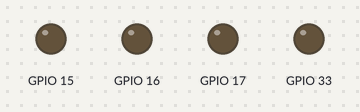
A program run on a simulated ESP32-S2. Parts: output pins drawn as LEDs (lit = HIGH). WiFi joins after 1.5 s; servers stay silent unless stated; what the program prints to the serial monitor is not drawn.

Above: at 0.1 s.
At 2.1 s:
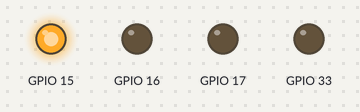
At 4.1 s:
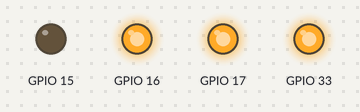
Timing chart, 0 to 5.6 s (numbered marks = the images above):
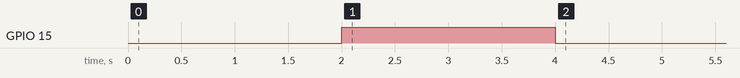

The program:

main.cpp
```cpp
#include <Arduino.h>

#include <WiFi.h>
#include <WiFiManager.h> // https://github.com/tzapu/WiFiManager
#include <WebServer.h>

// Web server instance that processes the web requests
int count = 0;
std::unique_ptr<WebServer> server;
String greatWebInterface = "https://raw.githubusercontent.com/macsnoeren/internet-of-things/master/wemos-web-ui-leaner/demo-leaner.html";

// Setup of the WifiManager
void setupWifiManager () {
  WiFiManager wifiManager;
  //wifiManager.resetSettings(); // When you need to reset the Wifi settings.
  wifiManager.autoConnect();  // Auto generated name ESP + ChipID
  Serial.println("Connected with Wi-Fi!");
}

void setPin (bool on) {
    digitalWrite(GPIO_NUM_15, (on ? HIGH : LOW));
}

void outdoorLight(bool on) {
  digitalWrite(GPIO_NUM_16, (on ? LOW : HIGH));
}

// Callback method for the web server to handle when the resource is not found
void handleNotFound() {
  server->send(404, "text/plain", "File not found");
}

// Setup of the web server ESP8266WebServer
void setupWebServer () {
  server.reset(new WebServer(WiFi.localIP(), 80));

  // Handle the root of the web server => return spin-off website here!
  // Load scripts and css to be used in the header, like bootstrap and jquery.
  // For cyber security purposes, use the integrity checker of the browser.
  // Load the external documents from the external web server by using a ajax call (using demo.html).
  // when the document is loaded. See the script tag.
  //"<script>var ip = \"" + WiFi.localIP().toString() + "\"; $(document).ready(function(){  $(\"#page\").load(\"https://vmacman.jmnl.nl/wemos/demo.html\"); });</script>"
  server->on("/", []() {
    server->send(200, "text/html",
		 "<!DOCTYPE html lang=\"en\">"
		 "<html>"
		 "<head>"
		 "<meta charset=\"utf-8\">"
		 "<meta name=\"viewport\" content=\"width=device-width, initial-scale=1, shrink-to-fit=no\">"
		 "<script src=\"http://code.jquery.com/jquery-1.11.1.min.js\"></script>"
     "<script>var ip = \"" + WiFi.localIP().toString() + "\";</script>"
		 "</head>"
		 "<body>\n"
		 "<div id=\"page\">Loading your great web user interface, please wait ...</div>\n"
     "<script>$(document).ready(function(){  $(\"#page\").load(\"" + greatWebInterface + "\"); });</script>"
		 "</body>"
		 "</html>");
    });

    // When the website want to have some Wemos action, it can do this using the /action page
    // Get parameters of the request to perform the required action of the user.
    // This method is an example to do this
    server->on("/action", []() {
        String message = "Create some action here...\n\n";
        message += "URI: ";
        message += server->uri();
        message += "\nMethod: ";
        message += (server->method() == HTTP_GET) ? "GET" : "POST";
        message += "\nArguments: ";
        message += server->args();
        message += "\n";
        int lightId = 0;
        boolean value = 0;
        for (uint8_t i = 0; i < server->args(); i++) {
            message += " " + server->argName(i) + ": " + server->arg(i) + "\n";
            if ( server->argName(i) == "light" ) {
              lightId = server->arg(i).toInt();
            }
            if ( server->argName(i) == "value" ) {
              value = (server->arg(i) == "on" ? true : false);
            }
        }
        server->send(200, "text/plain", message);

        if ( lightId == 1 ) {
          outdoorLight(value);
        }

    });

  // Handle resources that are not found.
  server->onNotFound(handleNotFound);

  server->begin();

  Serial.println("HTTP server started.");
  Serial.println(WiFi.localIP());
}

void setup() {
  Serial.begin(9600);
  Serial.print("Zwembad Controller 1.0\n");

  // Onboard blue led
  gpio_set_direction(GPIO_NUM_15, GPIO_MODE_OUTPUT);
  setPin(false);
  delay(2000);
  setPin(true);
  delay(2000);
  setPin(false);

  gpio_set_direction(GPIO_NUM_16, GPIO_MODE_OUTPUT);
  gpio_set_direction(GPIO_NUM_17, GPIO_MODE_OUTPUT);
  gpio_set_direction(GPIO_NUM_33, GPIO_MODE_OUTPUT);
  digitalWrite(GPIO_NUM_16, HIGH);
  digitalWrite(GPIO_NUM_17, HIGH);
  digitalWrite(GPIO_NUM_33, HIGH);

  setupWifiManager();
  setupWebServer();
}

void loop() {
  if ( WiFi.status() == WL_CONNECTED ) {
    server->handleClient(); // Handling the web requests

  } else {
    Serial.println("Lost connection with AP");
    delay(2000);
  }

  if ( count++ > 10 ) {
    count = 0;
    Serial.println("Heart beat!");
    Serial.println(WiFi.status());
  }

  delay(100);
}
```
